Frame 1 (no input): blank canvas, image omitted
Frame 60 (the mouse pressed at the canvas centre just before this capture): blank canvas, image omitted
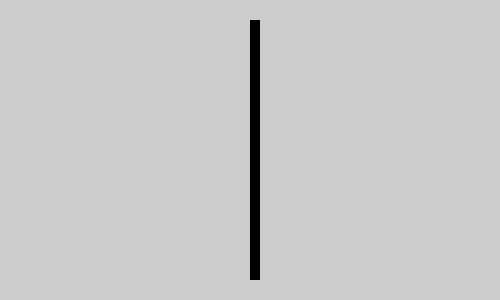
Frame 120 (the mouse held since frame 60 and released just before this capture)

The Processing sketch whose frames 1 and 60 were blank and that drew this single picture after the mouse press (run headless with seeded random() and noise(); from frame 60 on, the mouse is pressed at the canvas centre):

// Processing sketch: processing_28041
// ── processing_28041.pde

void setup(){
  size(500, 300);
  smooth();
}
  
void draw(){
  
  if(mousePressed){
    noStroke();
    fill(0);
    rect(width/2,20,10,260);
  }
  
  else{
    stroke(255, mouseX);
  }

  line(mouseX/2, mouseY/2, mouseX, mouseY);

}
